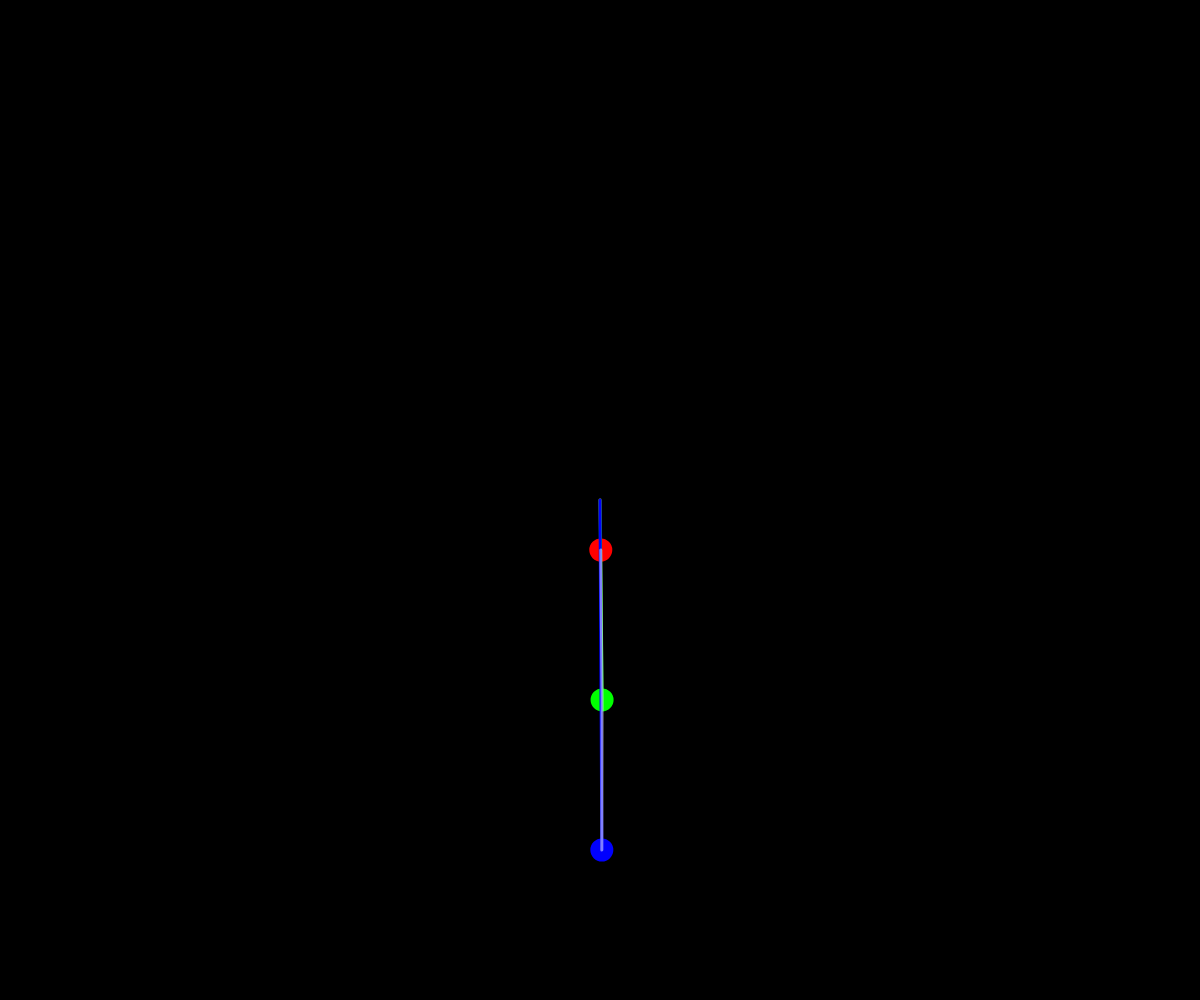
Frame 1 (no input)
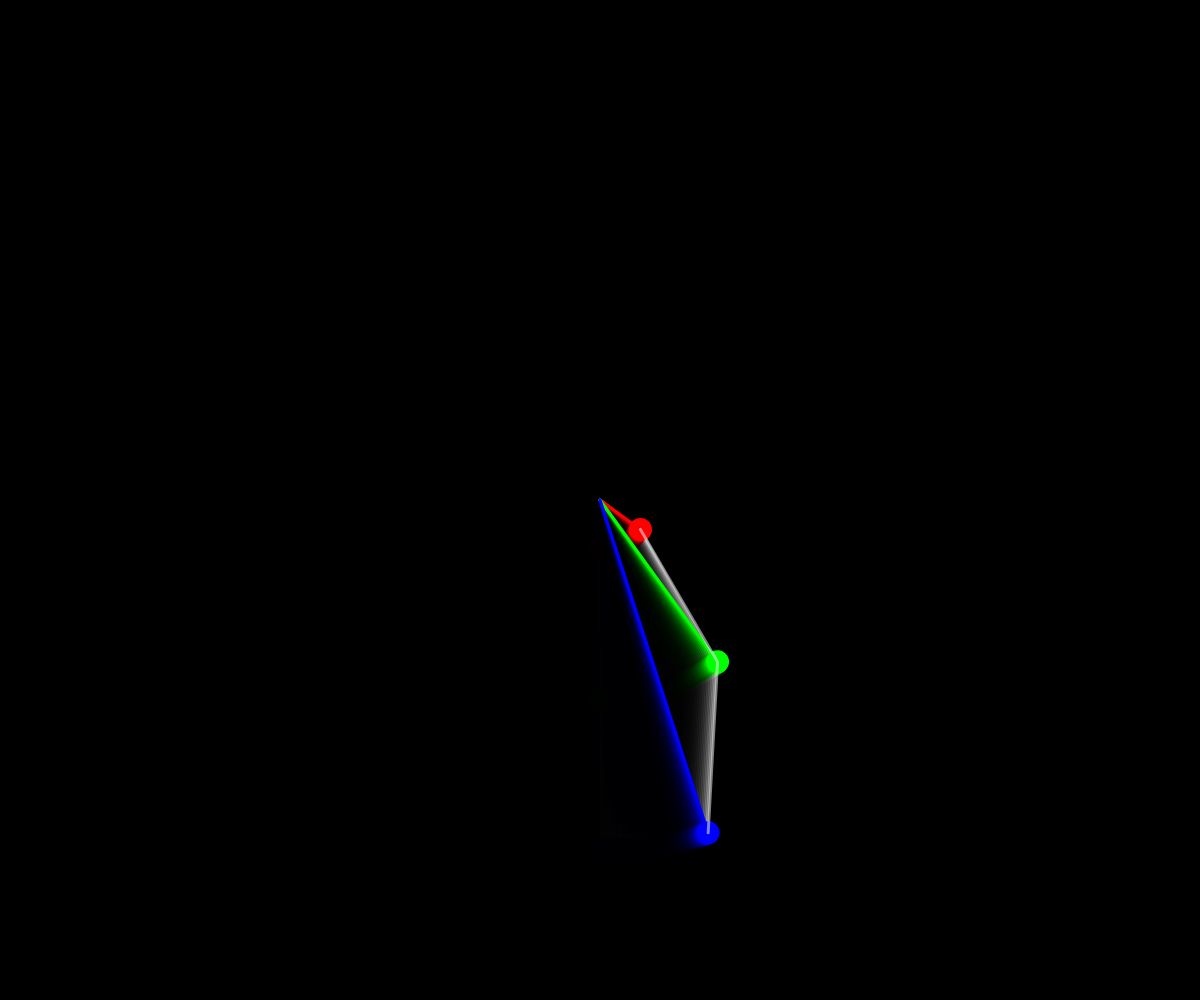
Frame 60 (no input)
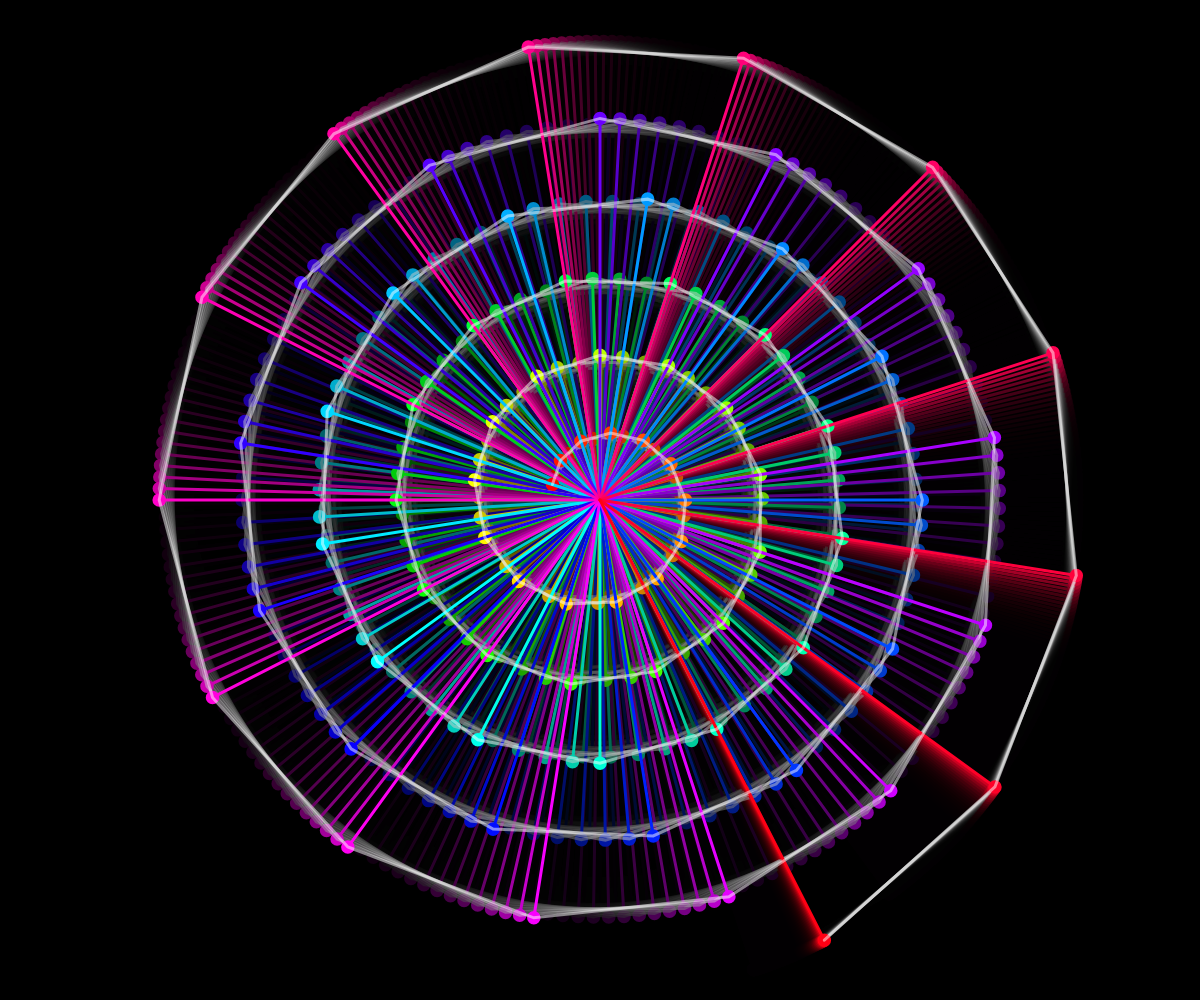
Frame 120 (the mouse pressed at the canvas centre since frame 60)

The p5.js sketch that drew these frames (run headless with seeded random() and noise() and a simulated clock; from frame 60 on, the mouse is pressed at the canvas centre):

// p5.js sketch
// ── sketch.js
let minMultiplier = 50;
let maxMultiplier;
let minAmount = 3;
let maxAmount = 150;
let maxDiameter = 20;
let minDiameter = 1;
let amount = 15;
let globalAngle = 0;
let globalSpeed;

function setup(){
    createCanvas(windowWidth, windowHeight);
    maxMultiplier = height/2;
    colorMode(HSL);
    angleMode(DEGREES);
    stroke(255);
    strokeWeight(3);
    background(0);
}

function windowResized(){
    resizeCanvas(windowWidth, windowHeight);
}

function draw(){
    background(0, 0, 0, 0.2);
    translate(width/2, height/2);

    amount = floor(map(mouseX, 0, width, minAmount, maxAmount));
    diameter = map(amount, minAmount, maxAmount, maxDiameter, minDiameter);
    globalSpeed = map(mouseY, height, 0, 0, 0.3);
    globalAngle = (globalAngle - globalSpeed) % 360;
    drawCirclesAndLines();
}

function drawCirclesAndLines(){
    push();
    rotate(90);
    beginShape();
    for (let i = 0; i < amount; i++) {
        let multiplier = map(i, 0, amount, minMultiplier, maxMultiplier);
        let angle = globalAngle * (amount - i);
        let x = cos(angle) * multiplier;
        let y = sin(angle) * multiplier;
        let color = map(i, 0, amount, 0, 360);
        fill(color, 100, 50, 1);
        stroke(color, 100, 50, 1);
        circle(x, y, diameter);
        line(0, 0, x, y);
        noFill();
        vertex(x, y);
    }
    stroke(0, 0, 100, 0.5);
    endShape();
    pop();
}
